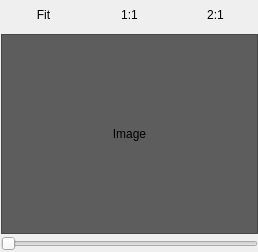
<?xml version="1.0" encoding="UTF-8"?>
<ui version="4.0">
 <class>NavImageWidget</class>
 <widget class="QWidget" name="NavImageWidget">
  <property name="geometry">
   <rect>
    <x>0</x>
    <y>0</y>
    <width>258</width>
    <height>252</height>
   </rect>
  </property>
  <property name="windowTitle">
   <string>Form</string>
  </property>
  <layout class="QVBoxLayout" name="verticalLayout">
   <property name="spacing">
    <number>2</number>
   </property>
   <property name="leftMargin">
    <number>1</number>
   </property>
   <property name="topMargin">
    <number>0</number>
   </property>
   <property name="rightMargin">
    <number>0</number>
   </property>
   <property name="bottomMargin">
    <number>1</number>
   </property>
   <item>
    <widget class="QWidget" name="zoomButtonsWidget" native="true">
     <property name="sizePolicy">
      <sizepolicy hsizetype="Preferred" vsizetype="Minimum">
       <horstretch>0</horstretch>
       <verstretch>0</verstretch>
      </sizepolicy>
     </property>
     <layout class="QHBoxLayout" name="horizontalLayout_2">
      <property name="spacing">
       <number>1</number>
      </property>
      <property name="sizeConstraint">
       <enum>QLayout::SetDefaultConstraint</enum>
      </property>
      <property name="leftMargin">
       <number>0</number>
      </property>
      <property name="topMargin">
       <number>0</number>
      </property>
      <property name="rightMargin">
       <number>0</number>
      </property>
      <property name="bottomMargin">
       <number>1</number>
      </property>
      <item>
       <widget class="QPushButton" name="zoomFitButton">
        <property name="toolTip">
         <string>Fit zoom size to window</string>
        </property>
        <property name="text">
         <string>Fit</string>
        </property>
        <property name="flat">
         <bool>true</bool>
        </property>
       </widget>
      </item>
      <item>
       <widget class="QPushButton" name="zoomx1Button">
        <property name="toolTip">
         <string>Use scale 1:1 (100%)</string>
        </property>
        <property name="text">
         <string>1:1</string>
        </property>
        <property name="flat">
         <bool>true</bool>
        </property>
       </widget>
      </item>
      <item>
       <widget class="QPushButton" name="zoomx2Button">
        <property name="toolTip">
         <string>Use scale 2:1 (200%)</string>
        </property>
        <property name="text">
         <string>2:1</string>
        </property>
        <property name="flat">
         <bool>true</bool>
        </property>
       </widget>
      </item>
     </layout>
    </widget>
   </item>
   <item>
    <widget class="QImageDisplay" name="globalImageLabel">
     <property name="minimumSize">
      <size>
       <width>200</width>
       <height>200</height>
      </size>
     </property>
     <property name="toolTip">
      <string>Navigation image</string>
     </property>
     <property name="styleSheet">
      <string notr="true">background-color: rgb(93, 93, 93);</string>
     </property>
     <property name="frameShape">
      <enum>QFrame::StyledPanel</enum>
     </property>
     <property name="text">
      <string>Image</string>
     </property>
     <property name="alignment">
      <set>Qt::AlignCenter</set>
     </property>
    </widget>
   </item>
   <item>
    <widget class="QSlider" name="zoomSlider">
     <property name="toolTip">
      <string>Change zoom factor in main image display</string>
     </property>
     <property name="maximum">
      <number>100</number>
     </property>
     <property name="orientation">
      <enum>Qt::Horizontal</enum>
     </property>
    </widget>
   </item>
  </layout>
 </widget>
 <customwidgets>
  <customwidget>
   <class>QImageDisplay</class>
   <extends>QLabel</extends>
   <header location="global">qimagedisplay.h</header>
  </customwidget>
 </customwidgets>
 <resources/>
 <connections/>
</ui>
